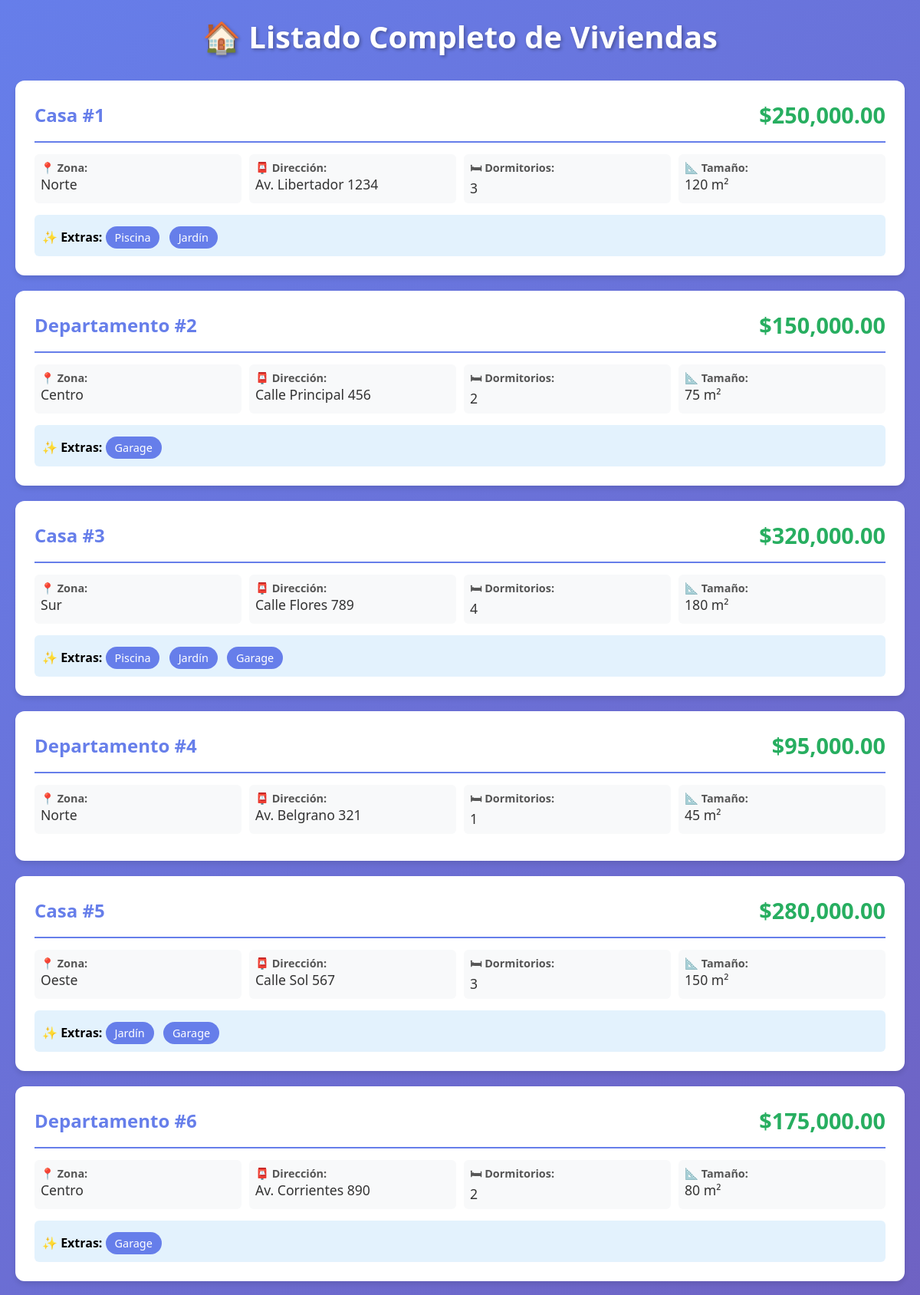
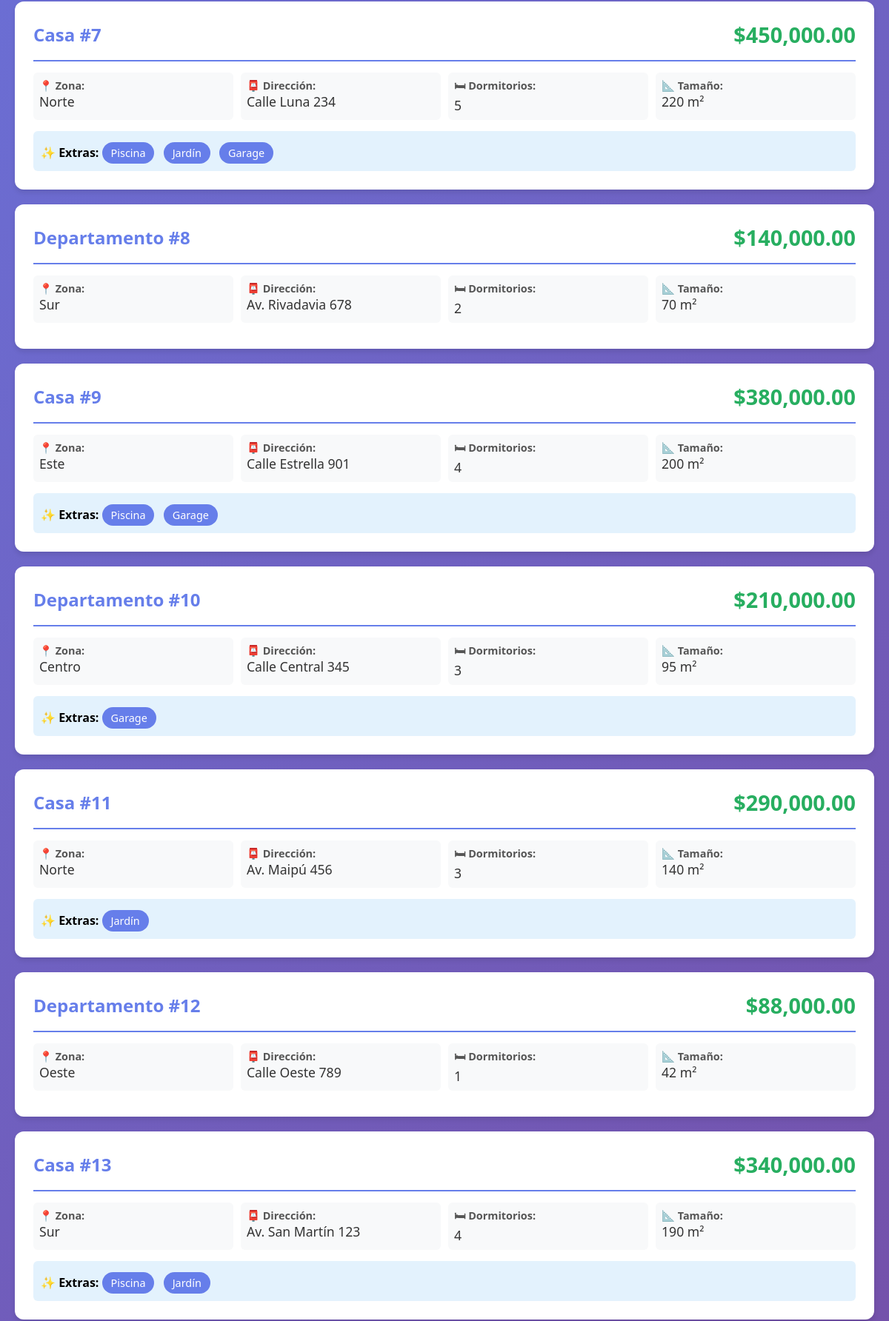
The app's page /ejercicio1.php (upper part) with its own data (2 pictures, top to bottom).
### tables this page shows
CREATE TABLE viviendas (
    id INT(3) AUTO_INCREMENT PRIMARY KEY,
    tipo VARCHAR(15),
    zona VARCHAR(15),
    direccion VARCHAR(30),
    dormitorios INT(1),
    precio FLOAT(10,2),
    tamano INT(5),
    extras SET('Piscina','Jardín','Garage')
);

### ejercicio1.php (the view, shortened to what this page needs)
<?php
$conexion = conectarDB();
$registros = mysqli_query($conexion, "SELECT * FROM viviendas")
    or die("Problemas en la consulta: " . mysqli_error($conexion));
?>
<!DOCTYPE html>
<html lang="es">
<head>
</head>
<body>
    <div class="container">
        <h1>🏠 Listado Completo de Viviendas</h1>
        <?php while ($reg = mysqli_fetch_array($registros)): ?>
            <div class="vivienda-card">
                <div class="vivienda-header">
                    <span class="vivienda-tipo">
                        <?php echo $reg['tipo']; ?> #<?php echo $reg['id']; ?>
                    </span>
                    <span class="vivienda-precio">
                        $<?php echo number_format($reg['precio'], 2); ?>
                    </span>
                </div>
                <div class="vivienda-info">
                    <div class="info-item">
                        <div class="info-label">📍 Zona:</div>
                        <div class="info-value"><?php echo $reg['zona']; ?></div>
                    </div>
                    <div class="info-item">
                        <div class="info-label">📮 Dirección:</div>
                        <div class="info-value"><?php echo $reg['direccion']; ?></div>
                    </div>
                    <div class="info-item">
                        <div class="info-label">🛏 Dormitorios:</div>
                        <div class="info-value"><?php echo $reg['dormitorios']; ?></div>
                    </div>
                    <div class="info-item">
                        <div class="info-label">📐 Tamaño:</div>
                        <div class="info-value"><?php echo $reg['tamano']; ?> m²</div>
                    </div>
                </div>
                <?php if (!empty($reg['extras'])): ?>
                    <div class="extras">
                        <strong>✨ Extras:</strong>
                        <?php
                        $extras = explode(',', $reg['extras']);
                        foreach ($extras as $extra):
                        ?>
                            <span class="extras-tag"><?php echo trim($extra); ?></span>
                        <?php endforeach; ?>
                    </div>
                <?php endif; ?>
            </div>
        <?php endwhile; ?>
    </div>
</body>
</html>

### ejercicio1.php (style rules this page uses)
* { margin: 0; padding: 0; box-sizing: border-box; }
body { font-family: 'Segoe UI', Tahoma, Geneva, Verdana, sans-serif; background: linear-gradient(135deg, #667eea 0%, #764ba2 100%); padding: 20px; min-height: 100vh; }
.container { max-width: 1200px; margin: 0 auto; }
h1 { color: white; text-align: center; margin-bottom: 30px; font-size: 2.5em; text-shadow: 2px 2px 4px rgba(0,0,0,0.3); }
.vivienda-card { background: white; border-radius: 12px; padding: 25px; margin-bottom: 20px; box-shadow: 0 4px 6px rgba(0,0,0,0.1); transition: transform 0.3s ease, box-shadow 0.3s ease; }
.vivienda-header { display: flex; justify-content: space-between; align-items: center; margin-bottom: 15px; padding-bottom: 15px; border-bottom: 2px solid #667eea; }
.vivienda-tipo { font-size: 1.5em; font-weight: bold; color: #667eea; }
.vivienda-precio { font-size: 1.8em; font-weight: bold; color: #27ae60; }
.vivienda-info { display: grid; grid-template-columns: repeat(auto-fit, minmax(200px, 1fr)); gap: 10px; margin-bottom: 10px; }
.info-item { padding: 8px; background: #f8f9fa; border-radius: 6px; }
.info-label { font-weight: bold; color: #555; font-size: 0.9em; }
.info-value { color: #333; font-size: 1.1em; }
.extras { margin-top: 15px; padding: 10px; background: #e3f2fd; border-radius: 6px; }
.extras-tag { display: inline-block; background: #667eea; color: white; padding: 5px 12px; border-radius: 20px; margin-right: 8px; margin-top: 5px; font-size: 0.9em; }

### records on screen
viviendas: tipo "Casa", id "1", precio "250,000.00", zona "Norte", direccion "Av. Libertador 1234", dormitorios "3", tamano "120", extras "Piscina", extras "Jardín"
viviendas: tipo "Departamento", id "2", precio "150,000.00", zona "Centro", direccion "Calle Principal 456", dormitorios "2", tamano "75", extras "Garage"
viviendas: tipo "Casa", id "3", precio "320,000.00", zona "Sur", direccion "Calle Flores 789", dormitorios "4", tamano "180", extras "Piscina", extras "Jardín", extras "Garage"
viviendas: tipo "Departamento", id "4", precio "95,000.00", zona "Norte", direccion "Av. Belgrano 321", dormitorios "1", tamano "45"
viviendas: tipo "Casa", id "5", precio "280,000.00", zona "Oeste", direccion "Calle Sol 567", dormitorios "3", tamano "150", extras "Jardín", extras "Garage"
viviendas: tipo "Departamento", id "6", precio "175,000.00", zona "Centro", direccion "Av. Corrientes 890", dormitorios "2", tamano "80", extras "Garage"
viviendas: tipo "Casa", id "7", precio "450,000.00", zona "Norte", direccion "Calle Luna 234", dormitorios "5", tamano "220", extras "Piscina", extras "Jardín", extras "Garage"
viviendas: tipo "Departamento", id "8", precio "140,000.00", zona "Sur", direccion "Av. Rivadavia 678", dormitorios "2", tamano "70"
viviendas: tipo "Casa", id "9", precio "380,000.00", zona "Este", direccion "Calle Estrella 901", dormitorios "4", tamano "200", extras "Piscina", extras "Garage"
viviendas: tipo "Departamento", id "10", precio "210,000.00", zona "Centro", direccion "Calle Central 345", dormitorios "3", tamano "95", extras "Garage"
viviendas: tipo "Casa", id "11", precio "290,000.00", zona "Norte", direccion "Av. Maipú 456", dormitorios "3", tamano "140", extras "Jardín"
viviendas: tipo "Departamento", id "12", precio "88,000.00", zona "Oeste", direccion "Calle Oeste 789", dormitorios "1", tamano "42"
viviendas: tipo "Casa", id "13", precio "340,000.00", zona "Sur", direccion "Av. San Martín 123", dormitorios "4", tamano "190", extras "Piscina", extras "Jardín"
